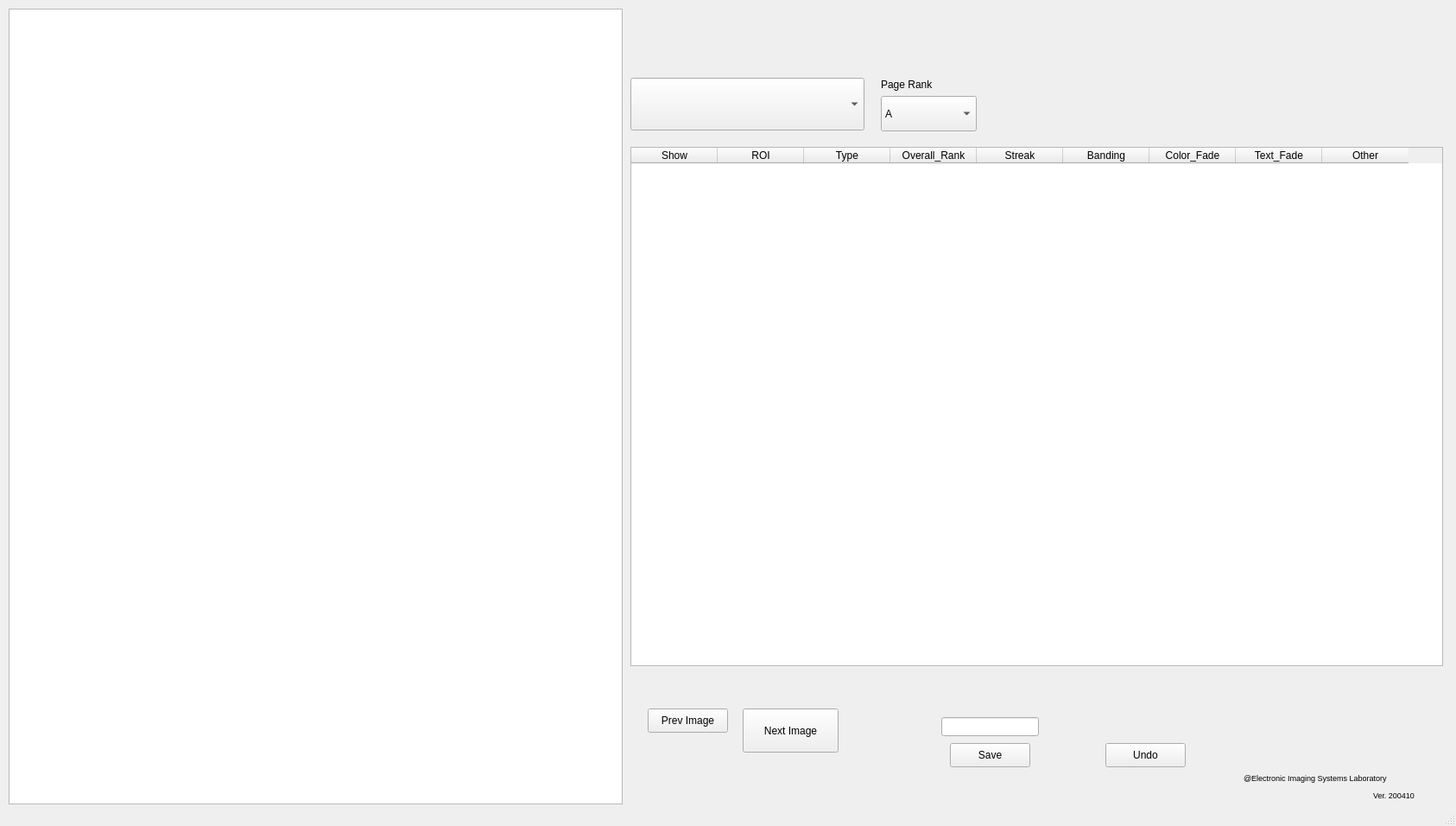
<?xml version="1.0" encoding="UTF-8"?>
<ui version="4.0">
 <class>MainWindow</class>
 <widget class="QMainWindow" name="MainWindow">
  <property name="geometry">
   <rect>
    <x>0</x>
    <y>0</y>
    <width>1686</width>
    <height>956</height>
   </rect>
  </property>
  <property name="windowTitle">
   <string>MainWindow</string>
  </property>
  <widget class="QWidget" name="centralwidget">
   <widget class="QGraphicsView" name="imageView">
    <property name="geometry">
     <rect>
      <x>10</x>
      <y>10</y>
      <width>711</width>
      <height>921</height>
     </rect>
    </property>
   </widget>
   <widget class="QTableWidget" name="tableWidget">
    <property name="geometry">
     <rect>
      <x>730</x>
      <y>170</y>
      <width>941</width>
      <height>601</height>
     </rect>
    </property>
    <column>
     <property name="text">
      <string>Show</string>
     </property>
    </column>
    <column>
     <property name="text">
      <string>ROI</string>
     </property>
    </column>
    <column>
     <property name="text">
      <string>Type</string>
     </property>
    </column>
    <column>
     <property name="text">
      <string>Overall_Rank</string>
     </property>
    </column>
    <column>
     <property name="text">
      <string>Streak</string>
     </property>
    </column>
    <column>
     <property name="text">
      <string>Banding</string>
     </property>
    </column>
    <column>
     <property name="text">
      <string>Color_Fade</string>
     </property>
    </column>
    <column>
     <property name="text">
      <string>Text_Fade</string>
     </property>
    </column>
    <column>
     <property name="text">
      <string>Other</string>
     </property>
    </column>
   </widget>
   <widget class="QComboBox" name="cboFileList">
    <property name="geometry">
     <rect>
      <x>730</x>
      <y>90</y>
      <width>271</width>
      <height>61</height>
     </rect>
    </property>
   </widget>
   <widget class="QPushButton" name="btnNextImage">
    <property name="geometry">
     <rect>
      <x>860</x>
      <y>820</y>
      <width>111</width>
      <height>51</height>
     </rect>
    </property>
    <property name="text">
     <string>Next Image</string>
    </property>
   </widget>
   <widget class="QPushButton" name="btnSave">
    <property name="geometry">
     <rect>
      <x>1100</x>
      <y>860</y>
      <width>93</width>
      <height>28</height>
     </rect>
    </property>
    <property name="text">
     <string>Save</string>
    </property>
   </widget>
   <widget class="QLineEdit" name="lineSaveStatus">
    <property name="geometry">
     <rect>
      <x>1090</x>
      <y>830</y>
      <width>113</width>
      <height>22</height>
     </rect>
    </property>
   </widget>
   <widget class="QPushButton" name="btnUndo">
    <property name="geometry">
     <rect>
      <x>1280</x>
      <y>860</y>
      <width>93</width>
      <height>28</height>
     </rect>
    </property>
    <property name="text">
     <string>Undo</string>
    </property>
   </widget>
   <widget class="QPushButton" name="btnPrevImage">
    <property name="geometry">
     <rect>
      <x>750</x>
      <y>820</y>
      <width>93</width>
      <height>28</height>
     </rect>
    </property>
    <property name="text">
     <string>Prev Image</string>
    </property>
   </widget>
   <widget class="QComboBox" name="cboPageRank">
    <property name="geometry">
     <rect>
      <x>1020</x>
      <y>111</y>
      <width>111</width>
      <height>41</height>
     </rect>
    </property>
    <item>
     <property name="text">
      <string>A</string>
     </property>
    </item>
    <item>
     <property name="text">
      <string>B</string>
     </property>
    </item>
    <item>
     <property name="text">
      <string>C</string>
     </property>
    </item>
    <item>
     <property name="text">
      <string>D</string>
     </property>
    </item>
   </widget>
   <widget class="QLabel" name="label">
    <property name="geometry">
     <rect>
      <x>1020</x>
      <y>90</y>
      <width>81</width>
      <height>16</height>
     </rect>
    </property>
    <property name="text">
     <string>Page Rank</string>
    </property>
   </widget>
   <widget class="QLabel" name="labelVersion">
    <property name="geometry">
     <rect>
      <x>1590</x>
      <y>910</y>
      <width>91</width>
      <height>20</height>
     </rect>
    </property>
    <property name="font">
     <font>
      <pointsize>7</pointsize>
     </font>
    </property>
    <property name="text">
     <string>Ver. 200410</string>
    </property>
   </widget>
   <widget class="QLabel" name="label_4">
    <property name="geometry">
     <rect>
      <x>1440</x>
      <y>890</y>
      <width>251</width>
      <height>20</height>
     </rect>
    </property>
    <property name="font">
     <font>
      <pointsize>7</pointsize>
     </font>
    </property>
    <property name="text">
     <string>@Electronic Imaging Systems Laboratory </string>
    </property>
   </widget>
  </widget>
  <widget class="QMenuBar" name="menubar">
   <property name="geometry">
    <rect>
     <x>0</x>
     <y>0</y>
     <width>1686</width>
     <height>26</height>
    </rect>
   </property>
  </widget>
  <widget class="QStatusBar" name="statusbar"/>
 </widget>
 <resources/>
 <connections/>
</ui>
